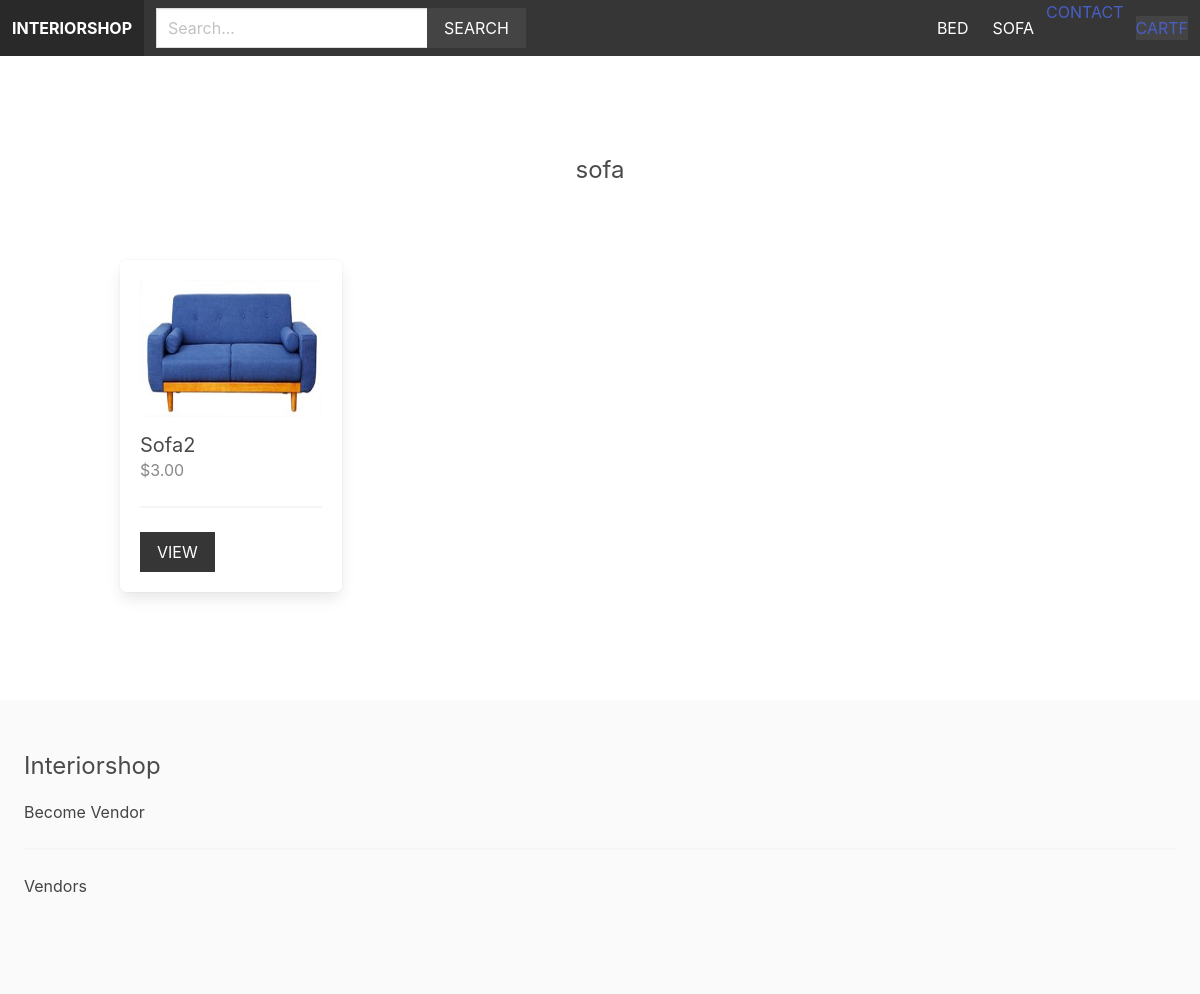
Screenshot of /sofa/ with the database file from the repository.
### product/models.py (models this page shows, shortened)
class Category(models.Model):
    title = models.CharField(max_length=255)
    slug = models.SlugField(max_length=255)
    ordering = models.IntegerField(default=0)
    class Meta:
        ordering = ['ordering']

class Product(models.Model):
    category = models.ForeignKey(Category,related_name = 'products',on_delete=models.CASCADE)
    vendor = models.ForeignKey(Vendor,related_name = 'products',on_delete=models.CASCADE)
    title = models.CharField(max_length=255)
    slug = models.SlugField(max_length=255)
    description = models.TextField(null=True, blank = True)
    price = models.DecimalField(max_digits=6,decimal_places = 2)
    date_added = models.DateTimeField(auto_now_add=True)
    image = models.ImageField(upload_to='uploads/',blank = True,null = True)
    thumbnail = models.ImageField(upload_to='uploads/',blank = True,null = True)
    class Meta:
        ordering = ['-date_added']
    def get_thumbnail(self):
        if self.thumbnail:
            return self.thumbnail.url

### product/views.py (the view)
# urls.py: path('<slug:category_slug>/',views.category, name='category'),
def category(request,category_slug):
    category = get_object_or_404(Category,slug = category_slug)
    context = {'category':category}
    return render(request,'product/category.html',context)

### cart/cart.py (called while the page is built)
    def __len__(self):
        return sum(item['quantity'] for item in self.cart.values())

### cart/context_processors.py (called while the page is built)
def cart(request):
    return {'cart':Cart(request)}

### product/context_processors.py (called while the page is built)
def menu_categories(request):
    categories = Category.objects.all()
    return {'menu_categories':categories}

### product/templates/product/category.html (shortened to what this page needs)
{% extends 'core/base.html'%}
{% block content %}
    <div class="columns is-multiline mb-6">
        <div class="column is-12 has-text-centered mt-6 mb-6">
            <h2 class="is-size-4">{{category.title}}</h2>
        </div>
        {% for product in category.products.all %}
            {% include 'product/parts/list_item.html' %}
        {% endfor %}
    </div>
{% endblock content %}

### core/templates/core/base.html (shortened to what this page needs)
{% load static %}
<!doctype html>
<html lang="en">
  <head>
    <link rel="stylesheet" href="https://cdn.jsdelivr.net/npm/bulma@0.9.1/css/bulma.min.css">
    <link rel="stylesheet" href="{% static 'styles/main.css'%}">
  </head>
  <body>
    <nav class="navbar is-dark">
        <div class="navbar-brand">
            <a href="#" class="navbar-item"><strong>Interiorshop</strong></a>
        </div>
        <div class="navbar-menu" id="main-navbar">
          <div class="navbar-start">
            <div class="navbar-item">
              <form method="GET" action="{% url 'search' %}">
                <div class="field has-addons">
                    <div class="control">
                      <input type="text" class="input" placeholder="Search..." name="query">
                    </div>
                    <div class="control">
                      <button class="button is-dark is-uppercase">Search</button>
                    </div>
                </div>
              </form>
            </div>
          </div>
        </div>
            <div class="navbar-end">
              {% for category in menu_categories %}
                <a href="{% url 'category' category.slug %}" class="navbar-item">{{category.title}}</a>
              {% endfor %}
              <a href="{%url 'contact' %}" class="navbar-itme">Contact</a>
              <div class="navbar-item">
                <a href="{% url 'cart' %}" class="'button is-dark">Cart{% if cart%}({{cart|length}}){% endif %}f</a>
              </div>
            </div>
    </nav>
    <section class="section">
        <div class="container">
            {% block content %}
            {% endblock content %}
        </div>
    </section>
    <footer class="footer">
      <h3 class="is-size-4 mb-4">Interiorshop</h3>
        {% if request.user.is_authenticated %}
            <a href="{% url 'vendor_admin' %}">Vendor Admin</a>
        {% else %}
            <a href="{% url 'become_vendor' %}">Become Vendor</a>
        {% endif %}
        <hr>
        <a href="{% url 'vendors' %}">Vendors</a>
    </footer>
  </body>
</html>

### product/templates/product/parts/list_item.html
<div class="column is-3 product-list-item">
    <div class="box">
        <figure class="image is-4by3 mb-4">
            <img src="{{product.get_thumbnail}}">
        </figure>
        <h2 class="subtitle">{{product.title}}</h2>
        <h3 class="price is-size-6 mb-5">${{product.price}}</h3>
        <hr>
        <a href="{% url 'product' product.category.slug product.slug %}" class="button is-dark is-uppercase">View</a>
    </div>
</div>

### static/styles/main.css (style rules this page uses)
.navbar { text-transform:uppercase; }
.navbar .is-dark { background:#444; }
.footer a { margin-bottom:15px; display:in-line-block; color:#444; }
.input, .button { border-radius:0; }
.product-list-item .box .subtitle { margin-bottom:0; }
.product-list-item .box .price { color:#888; }

### rows the page displays
Category: title "BED"
Category: title "SOFA", title "sofa"
Product: get_thumbnail (picture), title "Sofa2", price "3.00"
